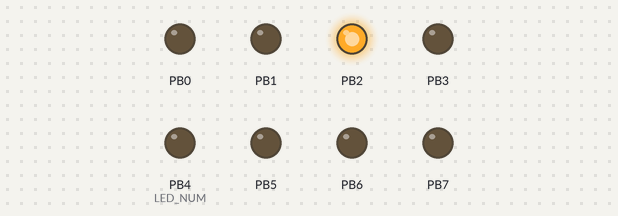
The program below on a simulated ATmega328P, built with avr-gcc and emulated at 1 MHz (the files do not name the chip). Parts: output pins drawn as LEDs (lit = HIGH). At 28.5 s the program stops and its outputs stay as they are.

Above: at 0.15 s.
At 3.84 s:
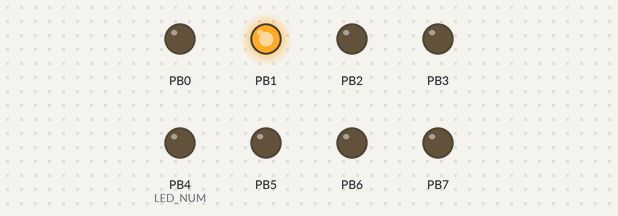
At 7.23 s:
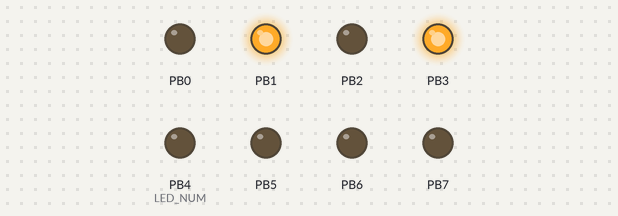
At 14.32 s:
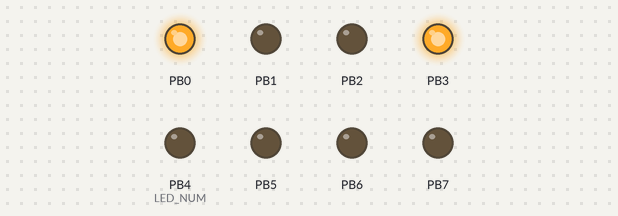
At 21.4 s:
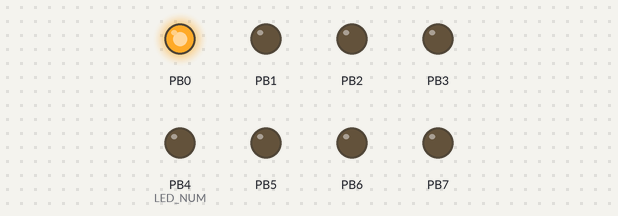
At 28.6 s:
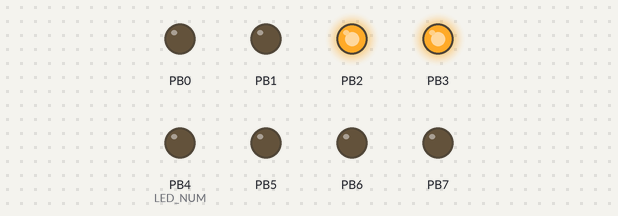
Timing chart, 0 to 28.9 s (numbered marks = the images above):
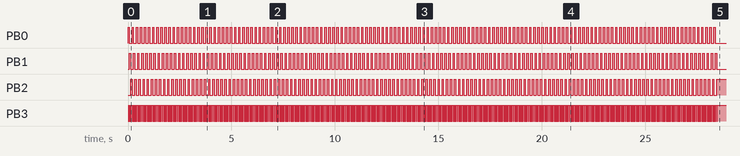

Measured:
- by itself, PB0, PB1: alternates HIGH for 0.07 s and LOW for 0.13 s, 288 changes in all, then stays LOW
- by itself, PB2: alternates HIGH for 0.07 s and LOW for 0.13 s, 287 changes in all, then stays HIGH
- by itself, PB3: alternates HIGH for 0.03 s and LOW for 0.03 s, 863 changes in all, then stays HIGH

The program:

main.c
```c
/*
 * GccApplication2.c
 *
 * Created: 3/17/2017 8:10:11 PM
 * Author : Brandon
 */

#define F_CPU 1000000UL

#include <avr/io.h>
#include <util/delay.h>

#define DMS 1000
#define LED_PORT	PORTB
#define LED_PIN		PINB
#define LED_DDR		DDRB
#define LED_NUM		4


int main(void)
{

	uint8_t i;
	LED_DDR = 0xff;

	int count = 0x90;
	while (count) {

		i = 0;

		while (i < 3) {
			LED_PORT = 1 << i;
			_delay_ms(DMS/30);
			LED_PORT ^= 1 << 3;
			_delay_ms(DMS/30);
			i++;
		}

		--count;
	}


	return (0);
}
```
